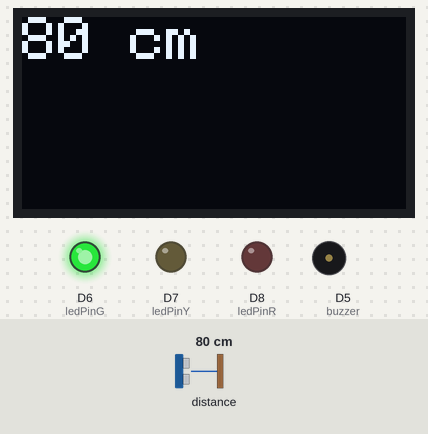
A sketch run on a simulated ESP8266 (NodeMCU). Shown: 128×64 one-colour display, output pins drawn as LEDs (lit = HIGH), buzzer (waves = sounding, pin HIGH). Wiring (inferred from the names in the program): ultrasonic range finder: trigger D4; echo D3. The test bench sets the inputs (shaded band); at power-on: distance to the obstacle 80 cm. The echo pulse lasts 58.3 µs per cm; WiFi joins after 1.5 s; servers stay silent unless stated; no MQTT or app messages arrive unless stated; pins used as bus, display or sensor lines are not drawn; what the sketch prints to the serial monitor is not drawn.

Above: at 2.7 s.
2.8 s: distance to the obstacle set to 22 cm
At 5.0 s:
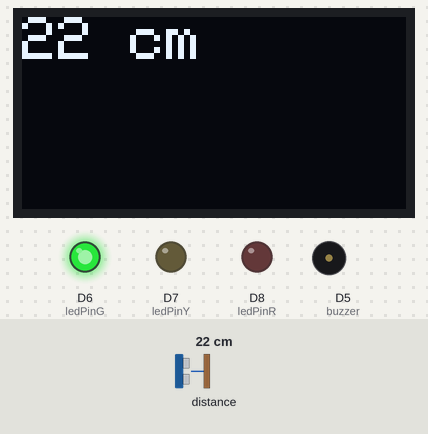
5.6 s: distance to the obstacle set to 19 cm
At 6.8 s:
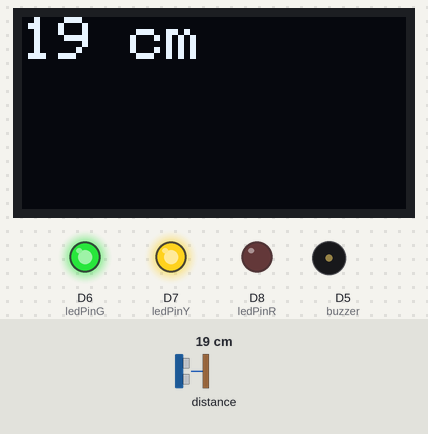
8.4 s: distance to the obstacle set to 12 cm
At 11.4 s:
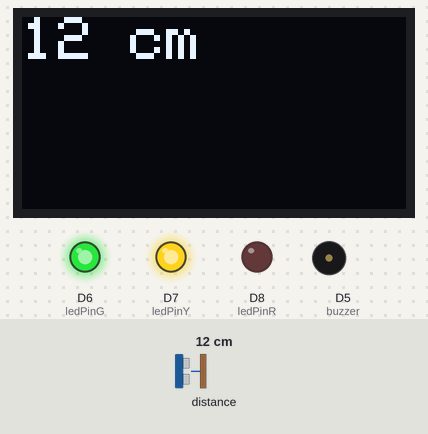
11.7 s: distance to the obstacle set to 9 cm
At 13.3 s:
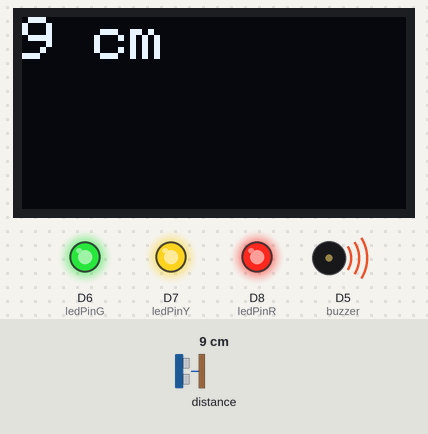
14.5 s: distance to the obstacle set to 18 cm
At 18.0 s:
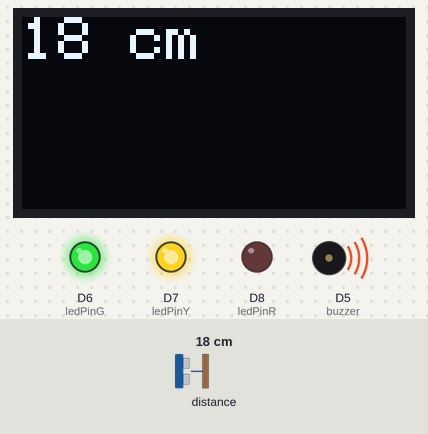
Timing chart, 0 to 19.1 s (numbered marks = the images above; inputs shaded):
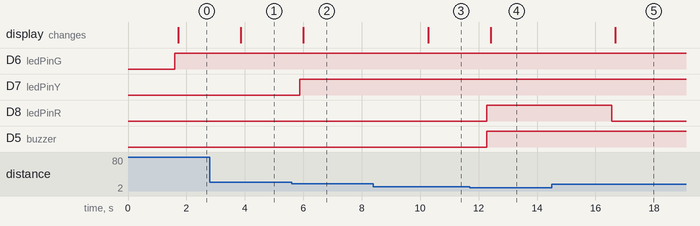

The sketch:

ultrasonic_led_buzzer_OLED_mqtt.ino
```cpp
/*---------------------KRENOVATOR---------------------
  SMART DISTANCE & ALERT using Adafruit MQTT

  Demonstrates to aware of the distance using the
  ultrasonic sensor which can measure a distance
  in centimeter where the LED is responded when
  the threshold is reached

  Get the code at github:
  https://github.com/MZulsyahmi/smart-distance-and-alert-using-mqtt.git

  by M.Zulsyahmi @krenovator
  September 2018
 */

/*the library that needed to be included in the codes*/
#include <SPI.h>
#include <Wire.h>
#include <Adafruit_GFX.h>
#include <Adafruit_SSD1306.h>

#define OLED_RESET LED_BUILTIN
Adafruit_SSD1306 display(OLED_RESET);

#include <ESP8266WiFi.h>
#include "Adafruit_MQTT.h"
#include "Adafruit_MQTT_Client.h"

#if (SSD1306_LCDHEIGHT != 64)   //to declare the pixel of OLED
#error("Height incorrect, please fix Adafruit_SSD1306.h!");   //if got an error, the codes need to be changed
#endif

/*initialize all the pin*/
int trigPin = D4;
int echoPin = D3;

int ledPinR = D8;     // LED red
int ledPinY = D7;     // LED yellow
int ledPinG = D6;     // LED green

int buzzer = D5;      // buzzer

long duration;
int distance;
int distances[128];

/************************* WiFi Access Point *********************************/

#define WLAN_SSID       "YourNetworkName"
#define WLAN_PASS       "NetworkPassword"

/************************* Adafruit.io Setup *********************************/

#define AIO_SERVER      "io.adafruit.com"
#define AIO_SERVERPORT  1883                   // use 8883 for SSL
#define AIO_USERNAME    "YourUsername"
#define AIO_KEY         "Password"

/************ Global State (you don't need to change this!) ******************/

// Create an ESP8266 WiFiClient class to connect to the MQTT server.
WiFiClient client;
// or... use WiFiFlientSecure for SSL
//WiFiClientSecure client;

// Setup the MQTT client class by passing in the WiFi client and MQTT server and login details.
Adafruit_MQTT_Client mqtt(&client, AIO_SERVER, AIO_SERVERPORT, AIO_USERNAME, AIO_KEY);

/****************************** Feeds ***************************************/

// Setup a feed called 'photocell' for publishing.
// Notice MQTT paths for AIO follow the form: <username>/feeds/<feedname>
Adafruit_MQTT_Publish Measurement = Adafruit_MQTT_Publish(&mqtt, AIO_USERNAME "/feeds/YourFeedsName");

// Setup a feed called 'onoff' for subscribing to changes.
//Adafruit_MQTT_Subscribe onoffbutton = Adafruit_MQTT_Subscribe(&mqtt, AIO_USERNAME "/feeds/onoff");

/*************************** Sketch Code ************************************/

// Bug workaround for Arduino 1.6.6, it seems to need a function declaration
// for some reason (only affects ESP8266, likely an arduino-builder bug).
void MQTT_connect();

void setup() {
  pinMode(trigPin, OUTPUT);   //trigger pin as a receiver
  pinMode(echoPin, INPUT);    //echo pin as a transmitter

  pinMode(ledPinR, OUTPUT);
  pinMode(ledPinY, OUTPUT);
  pinMode(ledPinG, OUTPUT);

  pinMode(buzzer, OUTPUT);    //buzzer

  display.clearDisplay();

  Serial.begin(115200);

  display.begin(SSD1306_SWITCHCAPVCC, 0x3C);  // initialize with the I2C addr 0x3D (for the 128x64)

  Serial.println(F("Adafruit MQTT demo"));

  // Connect to WiFi access point.
  Serial.println(); Serial.println();
  Serial.print("Connecting to ");
  Serial.println(WLAN_SSID);

  WiFi.begin(WLAN_SSID, WLAN_PASS);
  while (WiFi.status() != WL_CONNECTED) {
    delay(500);
    Serial.print(".");
  }
  Serial.println();

  Serial.println("WiFi connected");
  Serial.println("IP address: "); Serial.println(WiFi.localIP());

  // Setup MQTT subscription for onoff feed.
  //mqtt.subscribe(&onoffbutton);
}

uint32_t x=0;

void loop() {
  // Ensure the connection to the MQTT server is alive (this will make the first
  // connection and automatically reconnect when disconnected).  See the MQTT_connect
  // function definition further below.
  MQTT_connect();

  // this is our 'wait for incoming subscription packets' busy subloop
  // try to spend your time here

  // Now we can publish stuff!
  Serial.print(F("\nSending photocell val "));
  Serial.print(x);
  Serial.print("...");

/******************************** The controlled coding ********************************/

  digitalWrite(trigPin, LOW); //to set the trigger as off
  delayMicroseconds(5);

  digitalWrite(trigPin, HIGH); //test to emits
  delayMicroseconds(10);
  digitalWrite(trigPin, LOW); //set back to off

  duration = pulseIn(echoPin, HIGH); //emits the ultrasonic
  distance = (duration/2)/29.1; //formula for the distance in ultrasonic in cm

  Serial.print("\nDistance: ");
  Serial.print(distance);

  display.clearDisplay();

  display.setTextColor(WHITE);
  display.setCursor(0, 0);
  display.setTextSize(2);
  display.print(distance);
  display.print(" cm");

  delay(10);

/*condition of threshold*/
  if(distance <= 10){ //less than 10cm to give a WARNING
    Serial.print("  Warning!");   //warning will pop up
    digitalWrite(ledPinR, HIGH);  //led will lights up
    digitalWrite(ledPinY, HIGH);  //led will lights up
    digitalWrite(buzzer,HIGH);    // buzzer will turn ON
    delay(100);
  }

  else if (distance > 10 && distance <=20){ //between 10cm to 20cm to give a caution sign
    Serial.print("  Careful!"); //clear sign pop up
    digitalWrite(ledPinR, LOW); //led red turns off
    digitalWrite(ledPinY, HIGH); //led yellow turns ON
    delay(100);
  }

  else if (distance > 20){ //greater than 20cm to give a clear sign
    Serial.print("  Clear"); //clear sign pop up
    digitalWrite(ledPinR, LOW);   //led red turns off
    digitalWrite(ledPinY, LOW);   //led yellow turns off
    digitalWrite(ledPinG, HIGH);  //led green turns ON
    digitalWrite(buzzer,LOW);     // buzzer will turn OFF
    delay(100);
  }

/******************************** Condition to publish ********************************/
  if (!Measurement.publish(distance)) {
    Serial.println(F("Failed"));
  } else {
    Serial.println(F("OK!"));
  }

  display.display();
  delay(2000);

  // ping the server to keep the mqtt connection alive
  // NOT required if you are publishing once every KEEPALIVE seconds
  /*
  if(! mqtt.ping()) {
    mqtt.disconnect();
  }
  */
}

void MQTT_connect() {
  int8_t ret;

  // Stop if already connected.
  if (mqtt.connected()) {
    return;
  }

  Serial.print("Connecting to MQTT... ");

  uint8_t retries = 3;
  while ((ret = mqtt.connect()) != 0) { // connect will return 0 for connected
       Serial.println(mqtt.connectErrorString(ret));
       Serial.println("Retrying MQTT connection in 5 seconds...");
       mqtt.disconnect();
       delay(5000);  // wait 5 seconds
       retries--;
       if (retries == 0) {
         // basically die and wait for WDT to reset me
         while (1);
       }
  }
  Serial.println("MQTT Connected!");
}
```

Measured:
- the behaviour switches between 21 and 20 cm on distance to the obstacle (found by bisection; images 1 and 2)
- the behaviour switches between 11 and 10 cm on distance to the obstacle (found by bisection; images 3 and 4)
- after the input at 2.8 s, the display: changes after 1.1 s (image 1)
- after the input at 5.6 s, D7 (ledPinY): LOW → HIGH after 0.27 s; the display: changes after 0.40 s (image 2)
- after the input at 8.4 s, the display: changes after 1.9 s (image 3)
- after the input at 11.7 s, D8 (ledPinR), D5 (buzzer): LOW → HIGH after 0.59 s; the display: changes after 0.71 s (image 4)
- after the input at 14.5 s, D8 (ledPinR): HIGH → LOW after 2.1 s; the display: changes after 2.2 s (image 5)
